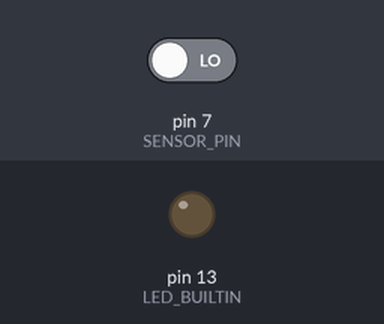
Recording of a sketch running on a simulated Arduino Uno, built with avr-gcc and run on an emulated ATmega328P. Parts: output pins drawn as LEDs (lit = HIGH). The test bench sets the inputs (shaded band); at power-on: pin 7 (SENSOR_PIN) LOW.

Above: at 1.2 s.
1.3 s: pin 7 (SENSOR_PIN) driven HIGH
At 2.1 s:
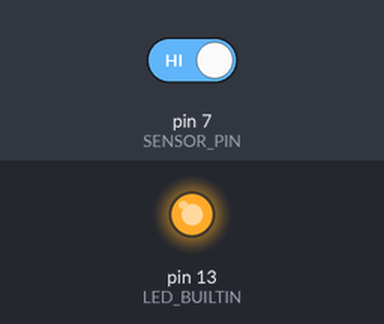
Timing chart, 0 to 4.3 s (numbered marks = the images above; inputs shaded):
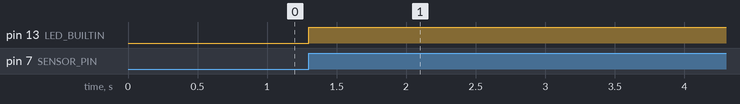

The sketch:

sketch_nov4b.ino
```cpp
const int SENSOR_PIN = 7;


int lastState = LOW;
int currentState;
int ledState = LOW;

void setup() {

  Serial.begin(9600);

  pinMode(SENSOR_PIN, INPUT);

  pinMode(LED_BUILTIN, OUTPUT);
}

void loop() {

  currentState = digitalRead(SENSOR_PIN);

  if(lastState == LOW && currentState == HIGH){

    if(ledState == LOW)
      ledState = HIGH;
    else if(ledState == HIGH)
      ledState = LOW;


    digitalWrite(LED_BUILTIN, ledState);
  }


  lastState = currentState;
}
```

Measured:
- after the input at 1.3 s, pin 13 (LED_BUILTIN): LOW → HIGH at once
